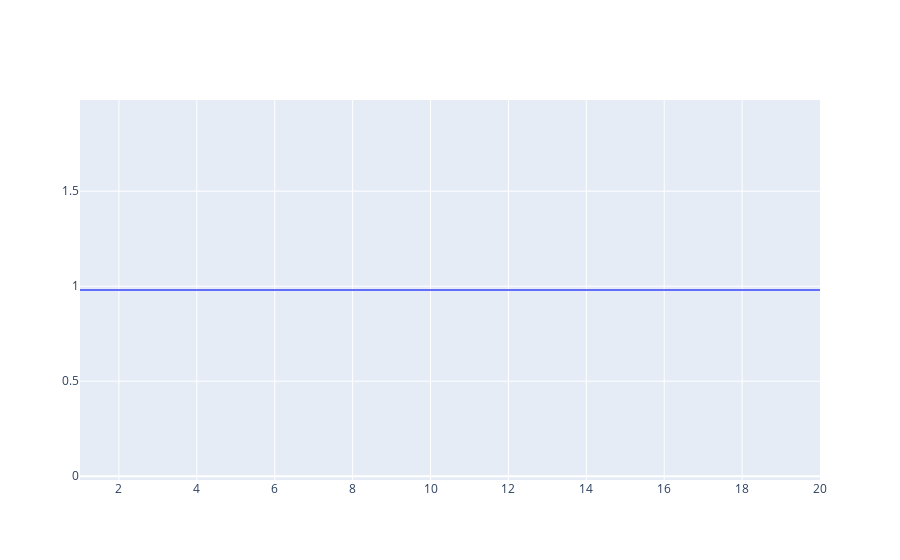

Notebook code cell kept with this figure:
### Code cell
fig1 = go.Figure()

# Add traces
fig1.add_trace(go.Scatter(x=max_depths, y=train_results,
                    mode='lines',
                    name='AUC vs Tree Depth'))
fig1.show()

### Figure 1 — Plotly figure (JSON) as saved in the notebook; plotly's stock layout.template omitted (floating-point values rounded to 4 significant figures)
{"data": [{"mode": "lines", "name": "AUC vs Tree Depth", "type": "scatter", "x": [1, 2, 3, 4, 5, 6, 7, 8, 9, 10, 11, 12, 13, 14, 15, 16, 17, 18, 19, 20, 21, 22, 23, 24, 25, 26, 27, 28, 29, 30, 31, 32], "y": [0.9801, 0.9801, 0.9801, 0.9801, 0.9801, 0.9801, 0.9801, 0.9801, 0.9801, 0.9801, 0.9801, 0.9801, 0.9801, 0.9801, 0.9801, 0.9801, 0.9801, 0.9801, 0.9801, 0.9801]}], "layout": {"autosize": true, "xaxis": {"autorange": true, "range": [1, 20], "type": "linear"}, "yaxis": {"autorange": true, "range": [-0.01991, 1.98], "type": "linear"}}}
